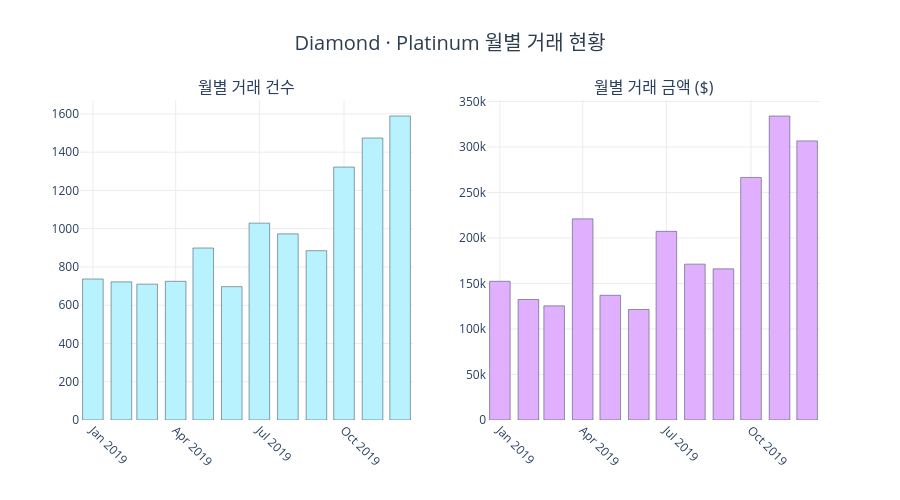

Write notebook code for a chart like this one.
### Code cell
fig = make_subplots(
    rows=1, cols=2,
    subplot_titles=['월별 거래 건수', '월별 거래 금액 ($)']
)

fig.add_trace(
    go.Bar(
        x=monthly_stats['월'],
        y=monthly_stats['거래건수'],
        marker=dict(color='#B9F2FF', line=dict(color='#2c3e50', width=0.5)),
        showlegend=False
    ),
    row=1, col=1
)
fig.add_trace(
    go.Bar(
        x=monthly_stats['월'],
        y=monthly_stats['거래금액'],
        marker=dict(color='#E0B0FF', line=dict(color='#2c3e50', width=0.5)),
        showlegend=False
    ),
    row=1, col=2
)

fig.update_layout(
    title=dict(
        text='Diamond · Platinum 월별 거래 현황',
        font=dict(size=20, color='#2c3e50'), x=0.5, xanchor='center'
    ),
    height=500,
    plot_bgcolor='white'
)
fig.update_xaxes(gridcolor='#ececec', tickangle=45)
fig.update_yaxes(gridcolor='#ececec')
fig.show()

### Figure 1 — Plotly figure (JSON) as saved in the notebook; plotly's stock layout.template omitted (floating-point values rounded to 4 significant figures)
{"data": [{"marker": {"color": "#B9F2FF", "line": {"color": "#2c3e50", "width": 0.5}}, "showlegend": false, "type": "bar", "x": ["2019-01", "2019-02", "2019-03", "2019-04", "2019-05", "2019-06", "2019-07", "2019-08", "2019-09", "2019-10", "2019-11", "2019-12"], "xaxis": "x", "y": [737, 722, 710, 725, 899, 697, 1029, 973, 885, 1322, 1474, 1589], "yaxis": "y"}, {"marker": {"color": "#E0B0FF", "line": {"color": "#2c3e50", "width": 0.5}}, "showlegend": false, "type": "bar", "x": ["2019-01", "2019-02", "2019-03", "2019-04", "2019-05", "2019-06", "2019-07", "2019-08", "2019-09", "2019-10", "2019-11", "2019-12"], "xaxis": "x2", "y": [152400.0, 132400.0, 125400.0, 221000.0, 137000.0, 121400.0, 207300.0, 171300.0, 166100.0, 266500.0, 334000.0, 306700.0], "yaxis": "y2"}], "layout": {"annotations": [{"font": {"size": 16}, "showarrow": false, "text": "월별 거래 건수", "x": 0.225, "xanchor": "center", "xref": "paper", "y": 1, "yanchor": "bottom", "yref": "paper"}, {"font": {"size": 16}, "showarrow": false, "text": "월별 거래 금액 ($)", "x": 0.775, "xanchor": "center", "xref": "paper", "y": 1, "yanchor": "bottom", "yref": "paper"}], "height": 500, "plot_bgcolor": "white", "title": {"font": {"color": "#2c3e50", "size": 20}, "text": "Diamond · Platinum 월별 거래 현황", "x": 0.5, "xanchor": "center"}, "xaxis": {"anchor": "y", "domain": [0, 0.45], "gridcolor": "#ececec", "tickangle": 45}, "xaxis2": {"anchor": "y2", "domain": [0.55, 1], "gridcolor": "#ececec", "tickangle": 45}, "yaxis": {"anchor": "x", "domain": [0, 1], "gridcolor": "#ececec"}, "yaxis2": {"anchor": "x2", "domain": [0, 1], "gridcolor": "#ececec"}}}
